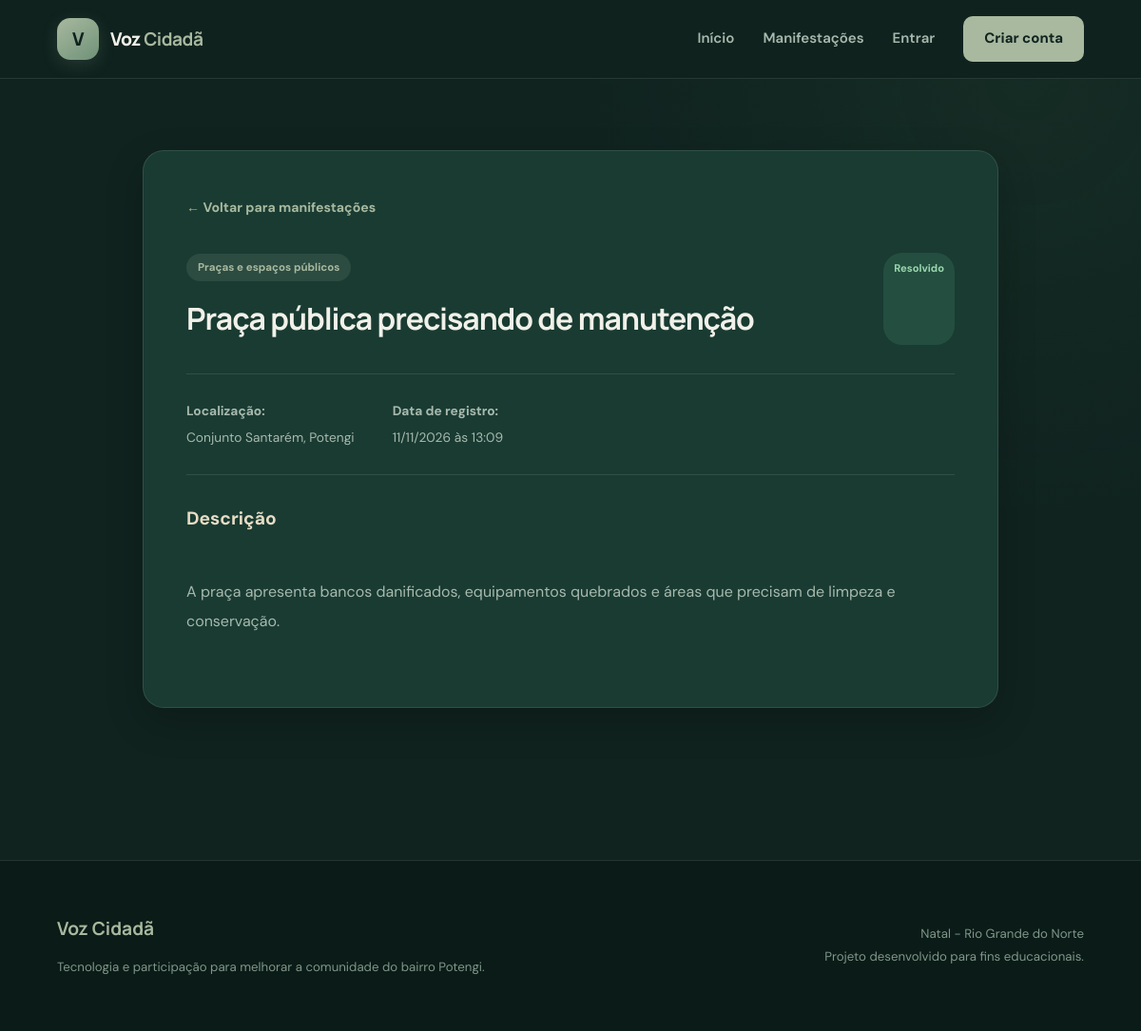
Screenshot of /manifestacao/5 with the database file from the repository.
### app.py (models this page shows)
class Categoria(db.Model):
    __tablename__ = "categorias"
    id = db.Column(
        db.Integer,
        primary_key=True
    )
    nome = db.Column(
        db.String(100),
        nullable=False,
        unique=True
    )
    manifestacoes = db.relationship(
        "Manifestacao",
        backref="categoria",
        lazy=True
    )

class Manifestacao(db.Model):
    __tablename__ = "manifestacoes"
    id = db.Column(
        db.Integer,
        primary_key=True
    )
    titulo = db.Column(
        db.String(150),
        nullable=False
    )
    descricao = db.Column(
        db.Text,
        nullable=False
    )
    localizacao = db.Column(
        db.String(150),
        nullable=False
    )
    status = db.Column(
        db.String(30),
        nullable=False,
        default="Pendente"
    )
    data_registro = db.Column(
        db.DateTime,
        default=datetime.now
    )
    usuario_id = db.Column(
        db.Integer,
        db.ForeignKey("usuarios.id"),
        nullable=False
    )
    categoria_id = db.Column(
        db.Integer,
        db.ForeignKey("categorias.id"),
        nullable=False
    )

### app.py (the view)
@app.route("/manifestacao/<int:id>")
def detalhes_manifestacao(id):
    manifestacao = Manifestacao.query.get_or_404(id)
    return render_template(
        "detalhes_manifestacao.html",
        manifestacao=manifestacao
    )

### templates/detalhes_manifestacao.html (shortened to what this page needs)
{% extends "base.html" %}
{% block content %}
<section class="pagina">
    <div class="container">
        <div class="detalhes-manifestacao">
            <a href="{{ url_for('listar_manifestacoes') }}"
                class="voltar">
                ← Voltar para manifestações
            </a>
            <div class="detalhes-topo">
                <div>
                    <span class="tag-categoria">
                        {{ manifestacao.categoria.nome }}
                    </span>
                    <h1>
                        {{ manifestacao.titulo }}
                    </h1>
                </div>
                <span class="status status-{{ manifestacao.status|lower|replace(' ', '-') }}">
                    {{ manifestacao.status }}
                </span>
            </div>
            <div class="detalhes-info">
                <div>
                    <strong>Localização:</strong>
                    <span>
                        {{ manifestacao.localizacao }}
                    </span>
                </div>
                <div>
                    <strong>Data de registro:</strong>
                    <span>
                        {{ manifestacao.data_registro.strftime("%d/%m/%Y às %H:%M") }}
                    </span>
                </div>
            </div>
            <div class="detalhes-descricao">
                <h2>
                    Descrição
                </h2>
                <p>
                    {{ manifestacao.descricao }}
                </p>
            </div>
        </div>
    </div>
</section>
{% endblock %}

### static/css/style.css (style rules this page uses)
:root { --fundo: #10231F; --fundo-secundario: #142C25; --superficie: #193B32; --superficie-hover: #21483B; --verde-principal: #A8B99F; --verde-escuro: #245747; --verde-hover: #326C56; --verde-claro: #D4E0D0; --areia: #E8DCC5; --coral: #E98268; --branco: #F7F5EF; --texto: #F1F1E9; --texto-secundario: #A8B9AE; --texto-suave: #7F978A; --borda: rgba(210, 226, 212, 0.12); --borda-forte: rgba(210, 226, 212, 0.22); --vermelho: #E98268; --sombra: 0 15px 40px rgba(0, 0, 0, 0.20); --sombra-forte: 0 25px 60px rgba(0, 0, 0, 0.30); --raio: 18px; --transicao: all 0.3s ease; }
* { margin: 0; padding: 0; box-sizing: border-box; }
html { scroll-behavior: smooth; scrollbar-color: #426B58 #10231F; }
body { font-family: 'DM Sans', sans-serif; background-color: var(--fundo); color: var(--texto); line-height: 1.7; overflow-x: hidden; }
a { color: inherit; }
.container { width: min(1160px, 90%); margin: 0 auto; }
.pagina { min-height: 70vh; padding: 75px 0 100px; background: radial-gradient( circle at 90% 0%, rgba(66, 119, 88, 0.10), transparent 35% ), var(--fundo); }
.tag-categoria { background: rgba(168, 185, 159, 0.13); color: var(--verde-principal); padding: 7px 12px; border-radius: 20px; font-size: 0.72rem; font-weight: 700; }
.status { padding: 7px 11px; border-radius: 20px; font-size: 0.7rem; font-weight: 700; white-space: nowrap; }
.status-resolvido { background: rgba(99, 190, 137, 0.15); color: #9AD7AF; }
.detalhes-manifestacao { max-width: 900px; margin: 0 auto; background: var(--superficie); padding: 45px; border-radius: 22px; border: 1px solid var(--borda); box-shadow: var(--sombra); }
.voltar { display: inline-block; margin-bottom: 35px; color: var(--verde-principal); text-decoration: none; font-size: 0.88rem; font-weight: 700; transition: var(--transicao); }
.detalhes-topo { display: flex; justify-content: space-between; gap: 20px; padding-bottom: 30px; border-bottom: 1px solid var(--borda); }
.detalhes-topo h1 { margin-top: 15px; font-family: 'Manrope', sans-serif; font-size: 2rem; letter-spacing: -1px; }
.detalhes-info { display: flex; flex-wrap: wrap; gap: 40px; padding: 27px 0; color: var(--texto-secundario); font-size: 0.86rem; }
.detalhes-info div { display: flex; flex-direction: column; gap: 5px; }
.detalhes-descricao { padding: 30px 0; border-top: 1px solid var(--borda); }
.detalhes-descricao h2 { color: var(--areia); margin-bottom: 15px; font-size: 1.2rem; }
.detalhes-descricao p { color: var(--texto-secundario); line-height: 1.9; white-space: pre-line; }

### rows the page displays
Categoria: categoria.nome "Praças e espaços públicos"
Manifestacao: titulo "Praça pública precisando de manutenção", status "Resolvido", localizacao "Conjunto Santarém, Potengi", data_registro "11/11/2026 às 13:09", descricao "A praça apresenta bancos danificados, equipamentos quebrados e áreas que precisam de limpeza e conservação."
